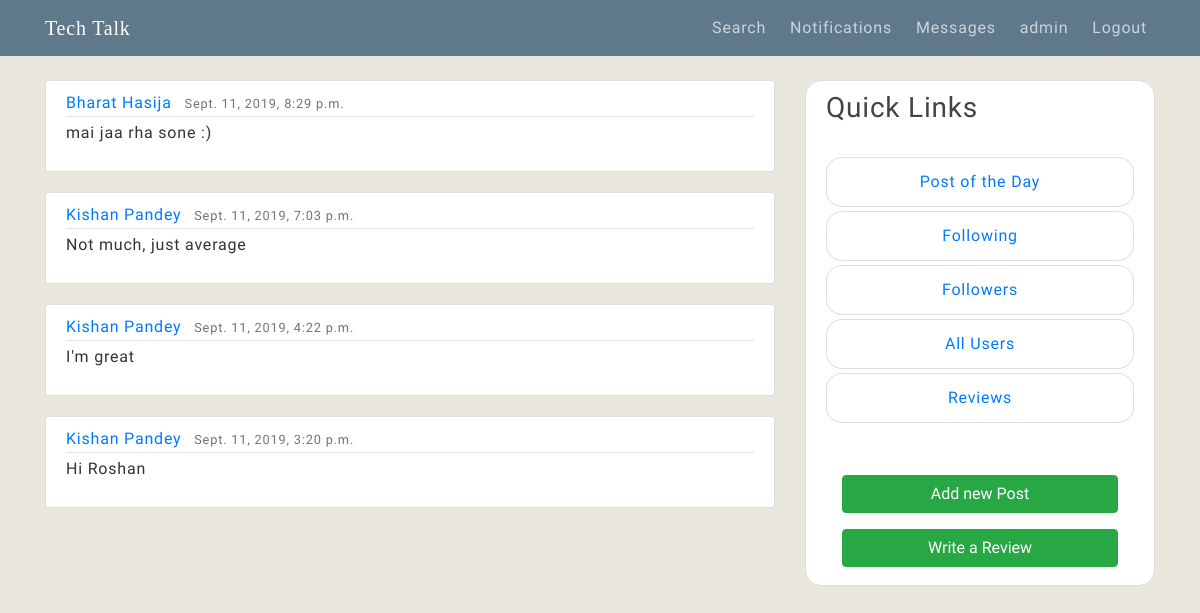
Screenshot of /checkMessage/ (signed in) with the database file from the repository.
### users/models.py (models this page shows, shortened)
class MessageData(models.Model):
    sender = models.ForeignKey(User,on_delete=models.CASCADE)
    senderName = models.CharField(max_length=100,blank=False)
    recieverID = models.IntegerField(blank=False)
    messageText = models.CharField(max_length=1000,blank=False)
    timeStamp = models.DateTimeField(default=timezone.now)
    seen = models.BooleanField(default=False)
    class Meta:
        verbose_name = "Messages"
        verbose_name_plural = "Messages"

### users/views.py (the view)
# urls.py: path('checkMessage/',userViews.checkMessage,name='checkMessage'),
@login_required
def checkMessage(request):
    dataSet = MessageData.objects.filter(recieverID=request.user.id).values().order_by('-timeStamp')
    return render(request,'users/checkMessage.html',{'dataSet':dataSet})

### users/templates/users/checkMessage.html
{% extends 'blog/base.html' %}
{% block content %}
    {% for data in dataSet %}
        <article class="media content-section">
          <div class="media-body">
              <div class="article-metadata">
                <a class="mr-2" href="{% url 'user-profile' data.sender_id %}">{{ data.senderName }}</a>
                <small class="text-muted">{{ data.timeStamp}}</small>
              </div>
              <p class="article-content">{{ data.messageText }}</p>
            </div>
          </article>
    {% endfor %}
{% endblock content %}

### blog/templates/blog/base.html (shortened to what this page needs)
{% load static %}
<!DOCTYPE html>
<html>
<head>
    <link rel="stylesheet" href="https://stackpath.bootstrapcdn.com/bootstrap/4.3.1/css/bootstrap.min.css">
    <link rel="stylesheet" type="text/css" href="{% static 'blog/main.css' %}">
</head>
<body>
    <header class="site-header">
            <nav class="navbar navbar-expand-md navbar-dark bg-steel fixed-top">
                <div class="container">
                <a class="navbar-brand mr-4" href="{% url 'blog-home' %}" id='nameWeb'>Tech Talk</a>
                <div class="collapse navbar-collapse" id="navbarToggle">
                    <div class="navbar-nav">
                      {%if user.is_authenticated%}
                      <a class="nav-item nav-link ml-2" href="{% url 'search' %}">Search</a>
                      {%if notice%}
                        <a class="nav-item nav-link ml-2" href="{% url 'my-notice' %}">Notifications <sup class="dot"></sup></a>
                      {%else%}
                      <a class="nav-item nav-link ml-2" href="{% url 'my-notice' %}">Notifications</a>
                      {%endif%}
                      {%if flag %}
                        <a class="nav-item nav-link ml-2" href="{% url 'message-summary' %}">Messages <sup class="dot"></sup></a>
                      {%else%}
                        <a class="nav-item nav-link ml-2" href="{% url 'message-summary' %}">Messages</a>
                      {%endif%}
                      {%if request.user.profile.enrollment == '111X111'%}
                        <a class="nav-item nav-link ml-2" href="{% url 'profile' %}">{{request.user}} <sup class="dot"></sup></a>
                      {%else%}
                        <a class="nav-item nav-link ml-2" href="{% url 'profile' %}">{{request.user}}</a>
                      {%endif%}
                      <a class="nav-item nav-link ml-2" href="{% url 'logout' %}">Logout</a>
                      {%else%}
                        <a class="nav-item nav-link" href="{% url 'login' %}">Login</a>
                        <a class="nav-item nav-link" href="{% url 'register' %}">Register</a>
                      {%endif%}
                    </div>
                </div>
                </div>
            </nav>
     </header>
     <main role="main" class="container">
            <div class="row">
              <div class="col-md-8">
                {% block content %}{% endblock %}
              </div>
                <div class="col-md-4">
                  <div class="content-section card sticky-top" id="customizeBorder">
                    <h3>Quick Links</h3>
                    <br>
                    <ul class="list-group">
                        <a href="{% url 'blog-trend' %}" style="text-decoration: none;" class="mb-1"><li class="list-group-item list-group-item font-weight-light text-center" id="customizeBorder2"><strong>Post of the Day</strong></li></a>
                        <a href="{% url 'my-friend' %}" style="text-decoration: none;" class="mb-1"><li class="list-group-item list-group-item font-weight-light text-center" id="customizeBorder2"><strong>Following</strong></li></a>
                        <a href="{% url 'my-followers' %}" style="text-decoration: none;" class="mb-1"><li class="list-group-item list-group-item font-weight-light text-center" id="customizeBorder2"><strong>Followers</strong></li></a>
                        <a href="{% url 'blog-about' %}" style="text-decoration: none;" class="mb-1"><li class="list-group-item list-group-item font-weight-light text-center" id="customizeBorder2"><strong>All Users</strong></li></a>
                        <a href="{% url 'reviews' %}" style="text-decoration: none;" class="mb-1"><li class="list-group-item list-group-item font-weight-light text-center" id="customizeBorder2"><strong>Reviews</strong></li></a>
                      </ul>
                    <br>
                    {%if user.is_authenticated%}
                    <div class="text-right">
                      <a class="nav-item nav-link" href="{% url 'post-create' %}"><button class="btn btn-success btn-block">Add new Post</button></a>
                      <a class="nav-item nav-link" href="{% url 'add-reviews' %}"><button class="btn btn-success btn-block">Write a Review</button></a>
                    </div>
                    {%endif%}
                  </div>
                </div>
            </div>
     </main>
</body>
</html>

### blog/static/blog/main.css (style rules this page uses)
body { background: #fafafa; color: #333333; margin-top: 5rem; }
h1, h2, h3, h4, h5, h6 { color: #444444; }
ul { margin: 0; }
.bg-steel { background-color: #5f788a; }
.site-header .navbar-nav .nav-link { color: #cbd5db; }
.content-section { background: #ffffff; padding: 10px 20px; border: 1px solid #dddddd; border-radius: 3px; margin-bottom: 20px; }
.article-content { white-space: pre-line; }
.article-metadata { padding-bottom: 1px; margin-bottom: 4px; border-bottom: 1px solid #e3e3e3 }

### blog/templates/blog/base.html (style rules this page uses)
body { font-family: 'Poiret One', cursive; font-family: 'Nanum Myeongjo', serif; letter-spacing: 0.05em; background-color: #EAE7DC; }
#customizeBorder { border-radius: 1em; }
#customizeBorder2 { border-radius: 1em; }
#nameWeb { font-family: 'Cinzel', serif; }

### rows the page displays
MessageData: senderName "Bharat Hasija", timeStamp "Sept. 11, 2019, 8:29 p.m.", messageText "mai jaa rha sone :)"
MessageData: senderName "Kishan Pandey", timeStamp "Sept. 11, 2019, 7:03 p.m.", messageText "Not much, just average"
MessageData: senderName "Kishan Pandey", timeStamp "Sept. 11, 2019, 4:22 p.m.", messageText "I'm great"
MessageData: senderName "Kishan Pandey", timeStamp "Sept. 11, 2019, 3:20 p.m.", messageText "Hi Roshan"

### other values shown
{{ request.user }} "admin"
